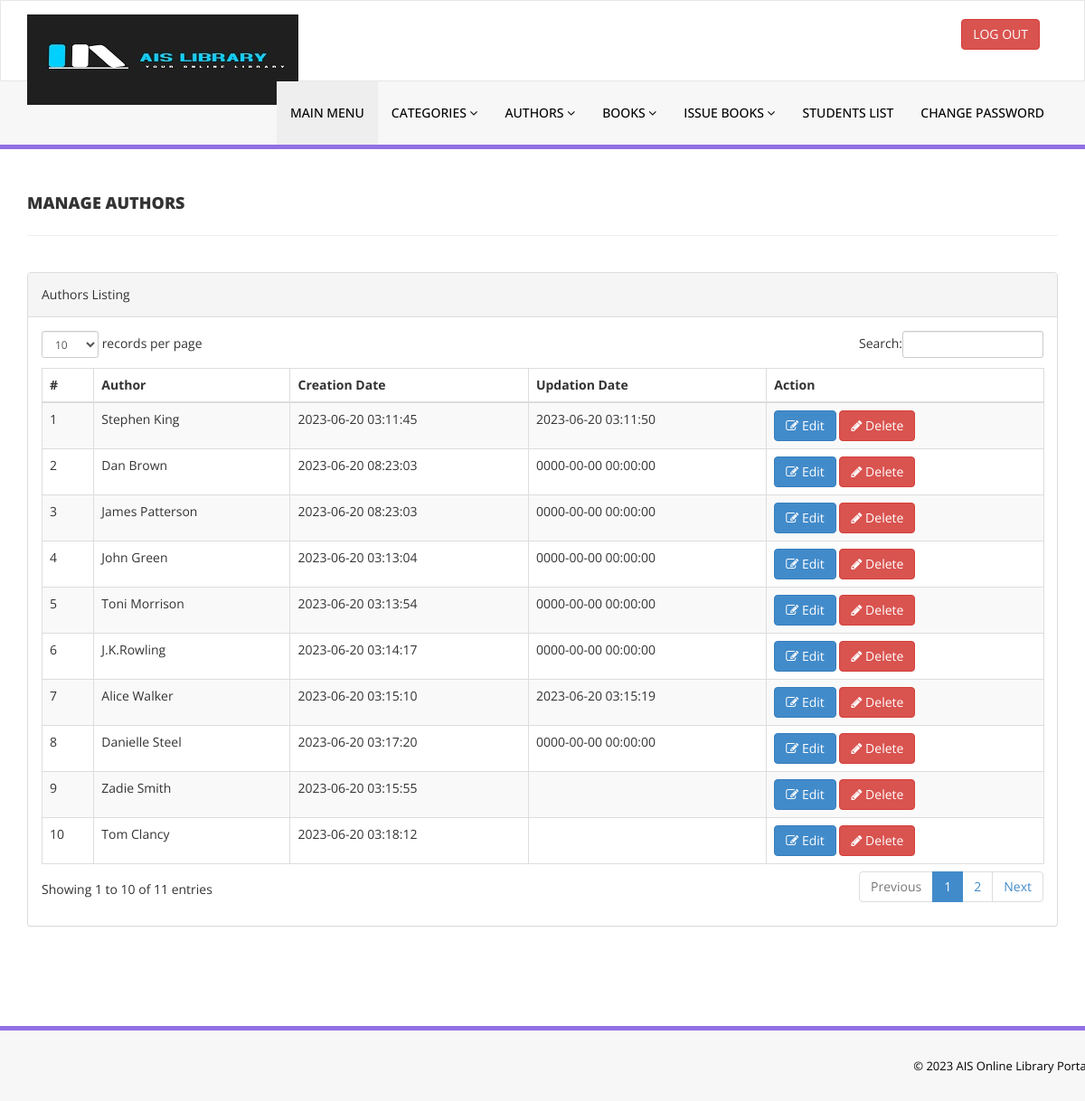
Screenshot of /admin/manage-authors.php (signed in) with the database file from the repository.
### tables this page shows
CREATE TABLE IF NOT EXISTS `tblauthors` (
  `id` int NOT NULL AUTO_INCREMENT,
  `AuthorName` varchar(159) DEFAULT NULL,
  `creationDate` timestamp NULL DEFAULT CURRENT_TIMESTAMP,
  `UpdationDate` timestamp NULL DEFAULT NULL ON UPDATE CURRENT_TIMESTAMP,
  PRIMARY KEY (`id`)
);

### admin/manage-authors.php (the view, shortened to what this page needs)
<?php
include('includes/config.php');
if(strlen($_SESSION['alogin'])==0)
    {
header('location:index.php');
}
else{
    ?>
<!DOCTYPE html>
<html xmlns="http://www.w3.org/1999/xhtml">
<head>
    <link href="assets/css/bootstrap.css" rel="stylesheet" />
    <link href="assets/css/font-awesome.css" rel="stylesheet" />
    <link href="assets/js/dataTables/dataTables.bootstrap.css" rel="stylesheet" />
    <link href="assets/css/style.css" rel="stylesheet" />
</head>
<body>
<?php include('includes/header.php');?>
    <div class="content-wrapper">
         <div class="container">
        <div class="row pad-botm">
            <div class="col-md-12">
                <h4 class="header-line">Manage Authors</h4>
    </div>
     <div class="row">
</div>
        </div>
            <div class="row">
                <div class="col-md-12">
                    <div class="panel panel-default">
                        <div class="panel-heading">
                           Authors Listing
                        </div>
                        <div class="panel-body">
                            <div class="table-responsive">
                                <table class="table table-striped table-bordered table-hover" id="dataTables-example">
                                    <thead>
                                        <tr>
                                            <th>#</th>
                                            <th>Author</th>
                                            <th>Creation Date</th>
                                            <th>Updation Date</th>
                                            <th>Action</th>
                                        </tr>
                                    </thead>
                                    <tbody>
<?php $sql = "SELECT * from  tblauthors";
$query = $dbh -> prepare($sql);
$query->execute();
$results=$query->fetchAll(PDO::FETCH_OBJ);
$cnt=1;
if($query->rowCount() > 0)
{
foreach($results as $result)
{               ?>
                                        <tr class="odd gradeX">
                                            <td class="center"><?php echo htmlentities($cnt);?></td>
                                            <td class="center"><?php echo htmlentities($result->AuthorName);?></td>
                                            <td class="center"><?php echo htmlentities($result->creationDate);?></td>
                                            <td class="center"><?php echo htmlentities($result->UpdationDate);?></td>
                                            <td class="center">
                                            <a href="edit-author.php?athrid=<?php echo htmlentities($result->id);?>"><button class="btn btn-primary"><i class="fa fa-edit "></i> Edit</button>
                                          <a href="manage-authors.php?del=<?php echo htmlentities($result->id);?>" onclick="return confirm('Are you sure you want to delete?');"" >  <button class="btn btn-danger"><i class="fa fa-pencil"></i> Delete</button>
                                            </td>
                                        </tr>
 <?php $cnt=$cnt+1;}} ?>
                                    </tbody>
                                </table>
                            </div>
                        </div>
                    </div>
                </div>
            </div>
    </div>
    </div>
  <?php include('includes/footer.php');?>
</body>
</html>
<?php } ?>

### admin/assets/css/style.css (style rules this page uses)
.content-wrapper { margin-top: 40px; min-height:800px; padding-bottom:90px; }
.header-line { font-weight:900; padding-bottom:25px; border-bottom:1px solid #eeeeee; text-transform:uppercase; }
.pad-botm { padding-bottom:30px; }

### rows the page displays
tblauthors: AuthorName "Stephen King", creationDate "2023-06-20 03:11:45", UpdationDate "2023-06-20 03:11:50"
tblauthors: AuthorName "Dan Brown", creationDate "2023-06-20 08:23:03", UpdationDate "0000-00-00 00:00:00"
tblauthors: AuthorName "James Patterson", creationDate "2023-06-20 08:23:03", UpdationDate "0000-00-00 00:00:00"
tblauthors: AuthorName "John Green", creationDate "2023-06-20 03:13:04", UpdationDate "0000-00-00 00:00:00"
tblauthors: AuthorName "Toni Morrison", creationDate "2023-06-20 03:13:54", UpdationDate "0000-00-00 00:00:00"
tblauthors: AuthorName "J.K.Rowling", creationDate "2023-06-20 03:14:17", UpdationDate "0000-00-00 00:00:00"
tblauthors: AuthorName "Alice Walker", creationDate "2023-06-20 03:15:10", UpdationDate "2023-06-20 03:15:19"
tblauthors: AuthorName "Danielle Steel", creationDate "2023-06-20 03:17:20", UpdationDate "0000-00-00 00:00:00"
tblauthors: AuthorName "Zadie Smith", creationDate "2023-06-20 03:15:55"
tblauthors: AuthorName "Tom Clancy", creationDate "2023-06-20 03:18:12"
